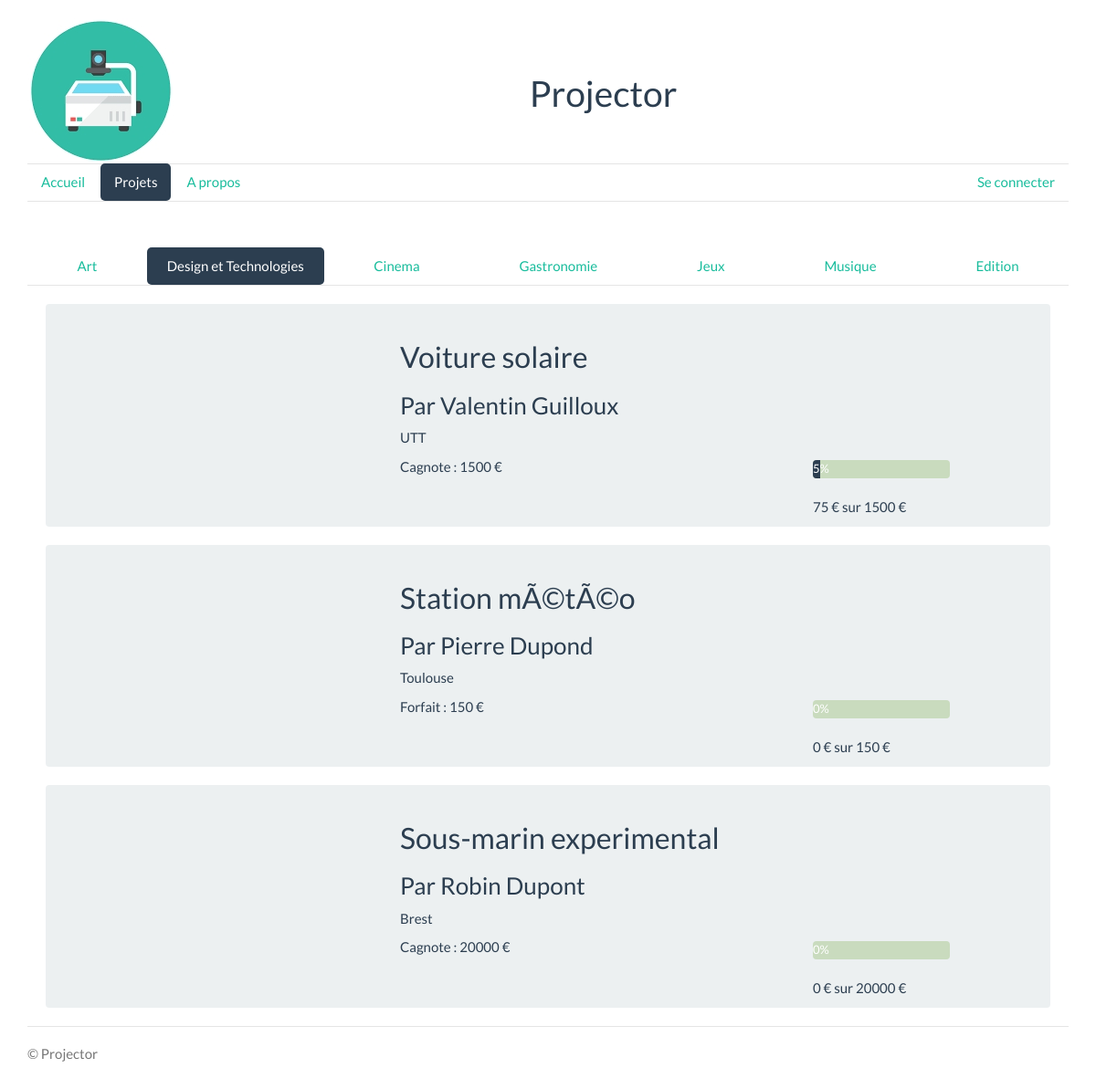
Before: /categories?c=design_tech with the older database file.
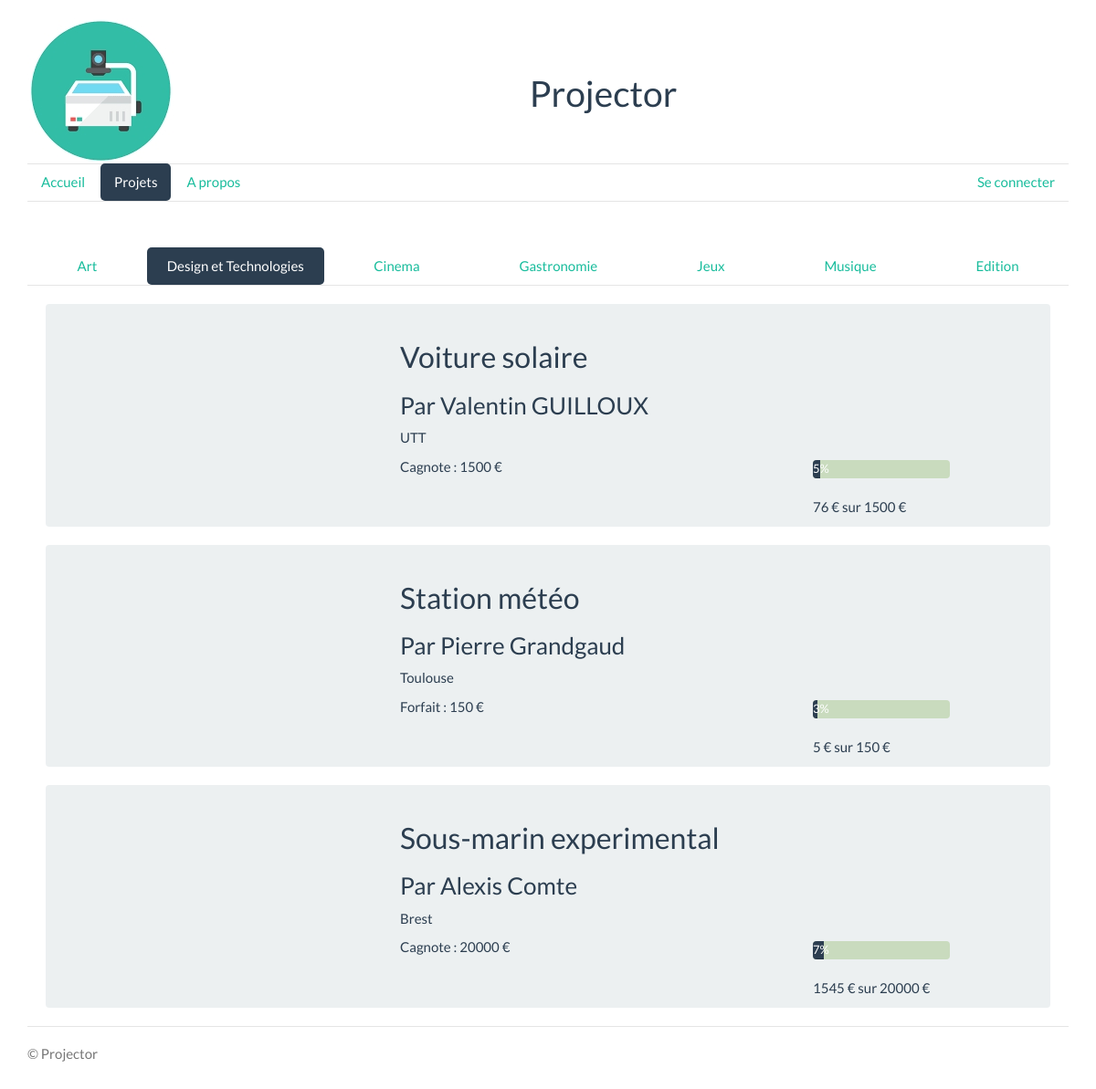
After: the same page with the newer database file.
### tables this page shows
CREATE TABLE IF NOT EXISTS `project_table` (
  `id` int(11) NOT NULL AUTO_INCREMENT,
  `owner` mediumtext NOT NULL,
  `name` mediumtext NOT NULL,
  `cat` mediumtext NOT NULL,
  `description` mediumtext NOT NULL,
  `place` mediumtext NOT NULL,
  `img` mediumtext NOT NULL,
  `vid` mediumtext NOT NULL,
  `mode` mediumtext NOT NULL,
  `goal` float NOT NULL,
  `longitude` double DEFAULT NULL,
  `latitude` double DEFAULT NULL,
  `fund` float DEFAULT '0',
  PRIMARY KEY (`id`)
);

### PDOConnect.php (called while the page is built, shortened)
<?php
function listProjectByCat(PDO $pdo,$categorie){
    $requetteUser = "SELECT * FROM project_table WHERE cat='".$categorie."'";
    $resultat=$pdo->query($requetteUser)->fetchAll();
    return $resultat;
}

### functions.php (the view, shortened to what the changed rows need)
<?php
function generateProjectListViewItem2($project, $pseudo) {
    echo "<a  style='text-decoration:none; color:inherit;' href=./view?p=" . $project['id'] . ">";
    echo "<div class=\"row well\" style=\"margin: 20px;position: relative;\">\n";
    echo "    <div class=\"col-sm-4\" >";
    echo "          <div style=\"width: 200px; height:200px;overflow: hidden;display: inline-block;background-size: cover;background-position: center;background-image: url('" . $project['img'] . "');-moz-border-radius: 100px;webkit-border-radius: 50px;border-radius: 100px;\">\n";
    echo "          </div>\n";
    echo "    </div>\n";
    echo "    <div class=\"col-sm-5\" >";
    echo "                    <h2>" . $project['name'] . "</h2>\n";
    echo "                    <h3>Par " . $pseudo . "</h3>\n";
    echo "                    <p>" . $project['place'] . "</p>\n";
    echo "                    <p>" . $project['mode'] . " : " . $project['goal'] . " €</p>\n";
    echo "</div>\n";
    echo "    <div class=\"col-sm-3\" style=\"position: absolute;bottom: 0;right: 0;\">";
    echo "               <div class='progress' style='width:150px;height:20px;background-color: #c9dbbe;'>";
    echo "                  <div class='progress-bar' role='progressbar' aria-valuenow='" . $project['fund'] . "'  aria-valuemin='0' aria-valuemax='" . $project['goal'] . "' style='width:" . ((100 * $project['fund']) / $project['goal']) . "%;max-width:100%;'>";
    echo "                      " . floor((100 * $project['fund']) / $project['goal']) . "%";
    echo "                  </div>";
    echo "                      </div> ";
    echo "              <p>" . $project['fund'] . " € sur " . $project['goal'] . " €</p> ";
    echo "</div>\n";
    echo "  </div>";
    echo "</a>";
}

### categories.php (shortened to what the changed rows need)
<!DOCTYPE html>
<html lang="fr">
    <head>
        <link href="static/bootstrap/css/theme/flatly/bootstrap.css" rel="stylesheet">
        <link href="static/bootstrap/css/jumbotron-narrow.css" rel="stylesheet">
    </head>
    <body>
        <div class="container">
            <div style="overflow: hidden;">
                <h1 style="text-align: center; padding: 40px">Projector</h1>
            </div>
            <div >
                <div>
                    <?php
                    include 'PDOConnect.php';
                    include 'functions.php';
                    foreach (listProjectByCat($base, $_GET['c']) as $project) {
                        $pseudo = getProjectOwnerNamebyEmail($base, $project['owner'])[0]['pseudo'];
                        $user_id = getProjectOwnerNamebyEmail($base, $project['owner'])[0]['id'];
                        if (!isset($_SESSION['access_token'])) {
                            generateProjectListViewItem2($project, $pseudo);
                        } else {
                            generateProjectListViewItem2WithButton($project, $pseudo, $user_id);
                        }
                    }
                    ?>
                </div>
            </div>
        </div>
    </body>
</html>

Changed rows visible on the page:
changed project_table "Voiture solaire": pseudo "Valentin Guilloux" → "Valentin GUILLOUX"; fund "75" → "76"
changed project_table "Toulouse": name "Station mÃ©tÃ©o" → "Station météo"; pseudo "Pierre Dupond" → "Pierre Grandgaud"; floor((100 * $project['fund']) / $project['goal']) "0" → "3"; fund "0" → "5"
changed project_table "Sous-marin experimental": pseudo "Robin Dupont" → "Alexis Comte"; floor((100 * $project['fund']) / $project['goal']) "0" → "7"; fund "0" → "1545"
